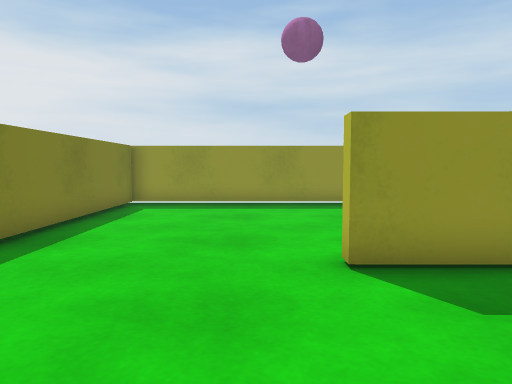
[1] (above)

16 first-person views from a walk through a Unity game level. The camera is 0.68 m above the floor, tilts 4° down and sees 70° across. The floor is counted in squares, 0.5 m on a side. Each view is taken from the middle of a square. On the plan, view 1 faces up. The plan holds only what a view shows up to about 15 squares ahead; the rest is blank.

[2]
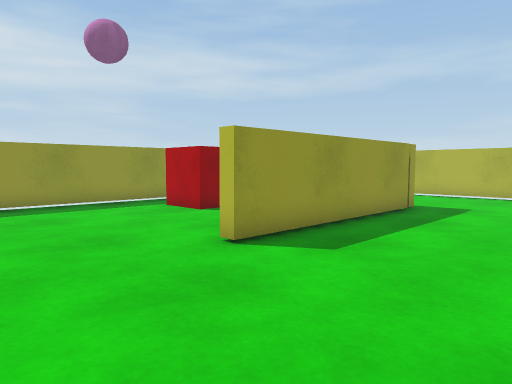

[3]
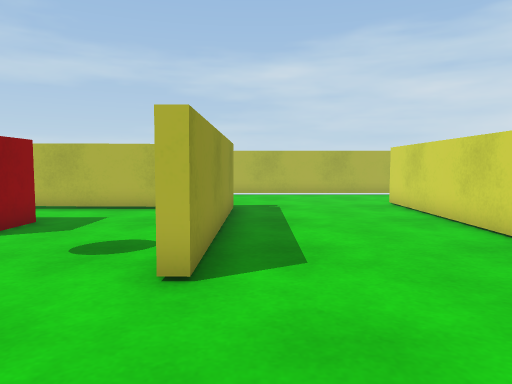

[4]
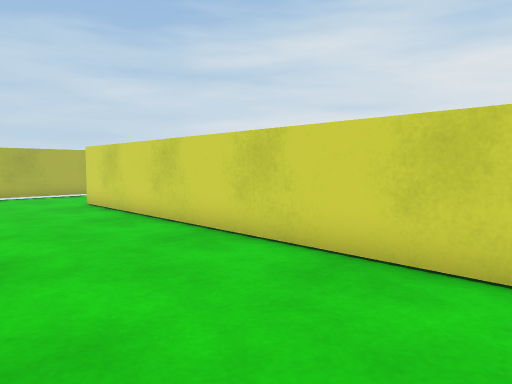

[5]
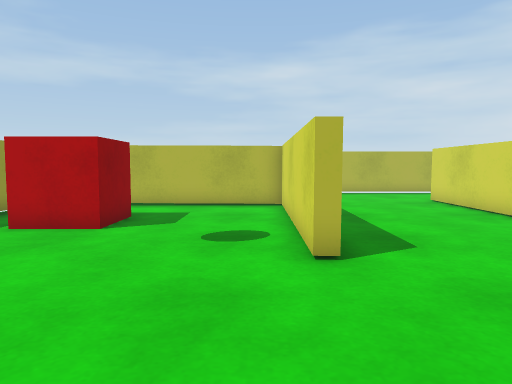

[6]
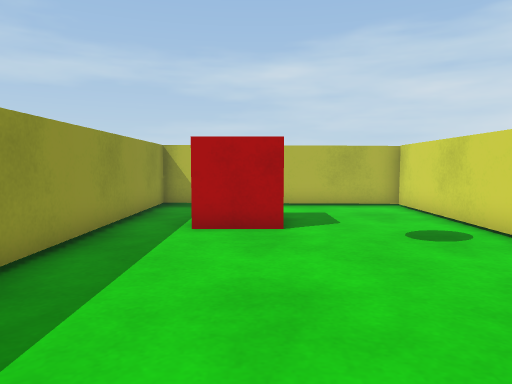

[7]
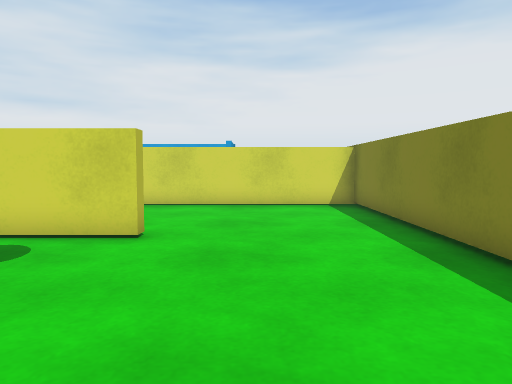

[8]
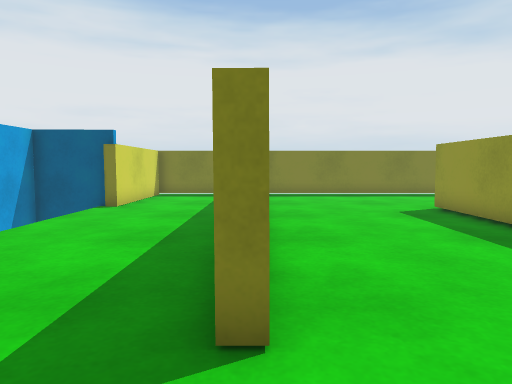

[9]
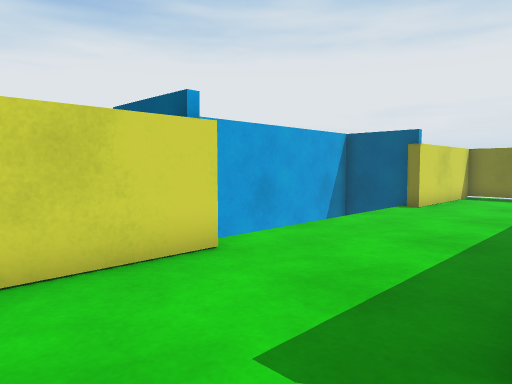

[10]
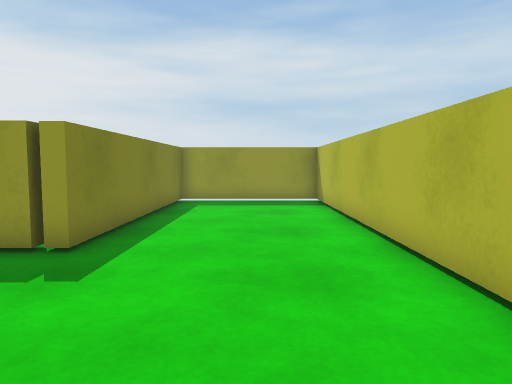

[11]
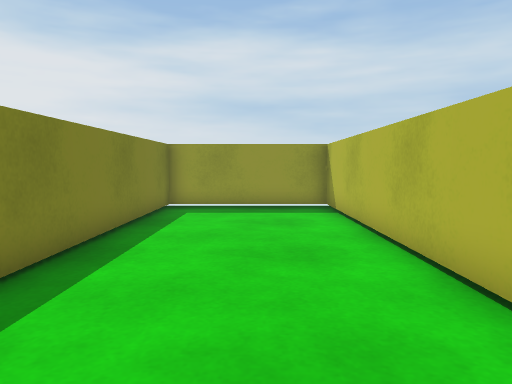

[12]
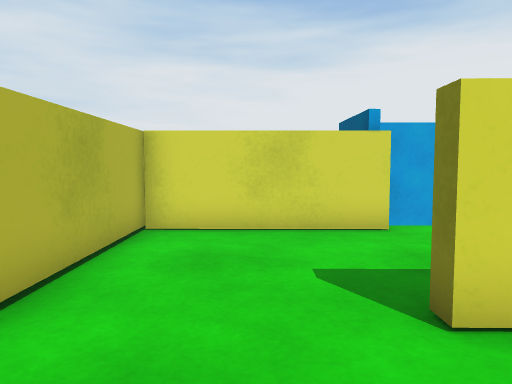

[13]
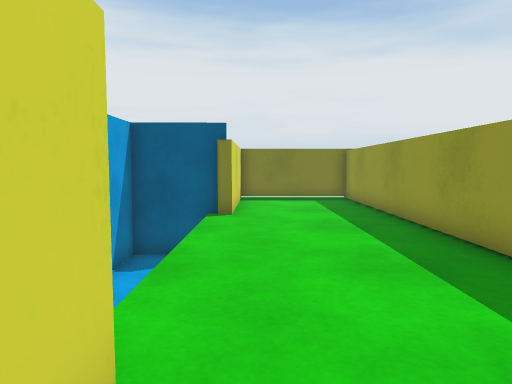

[14]
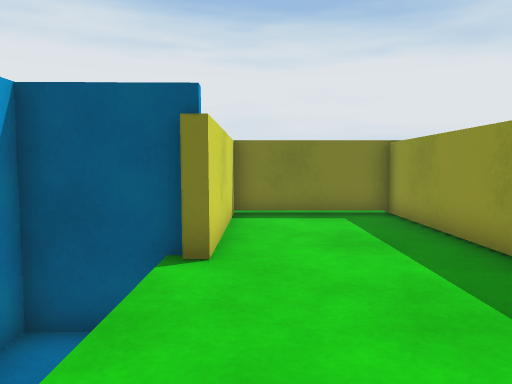

[15]
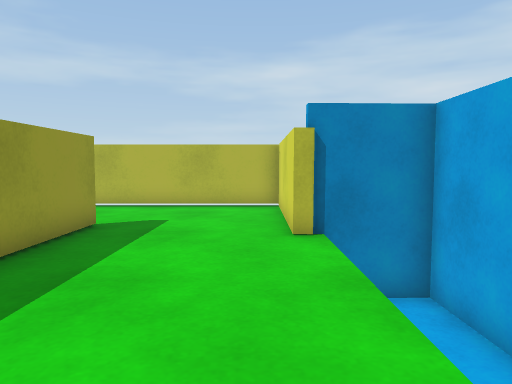

[16]
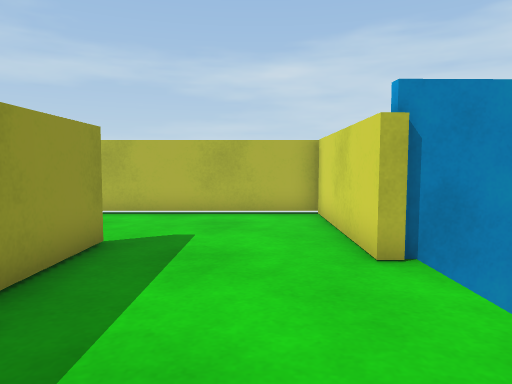

### Floor plan
Points are (right, up) in squares from view 1. A wall is a line through its corners. A room is listed if a view was taken in it or the views show most of it. See-through windows are left out.
Room 1 (views 1, 2, 3, 4, 5, 6, 7, 8, 9, 10, 11, 12, 13, 14, 15, 16)
walls: (8.5, 4.7) (1.2, 4.8) (1.2, 5.2) (8.5, 5.1); (0.5, -6.1) (0.5, -8.6) (9.4, -8.6); (9.2, -6.6) (9.2, -5.7) (14.4, -5.8) (14.4, 13.2) (9.1, 13.2) (9, 4.7) (8.6, 4.7) (8.7, 13.2) (-4.4, 13.2) (-4.4, -0.8) (10.4, -0.9) (10.4, -1.3) (-4.4, -1.2) (-4.4, -5.6) (0.8, -5.7) (0.8, -6.1)
objects: other object (4, 10) to (6, 11)

Positions as (right, up) in squares from view 1, and headings:
1: (0, 0), facing up
2: (-3, 0), facing up-right
3: (-3, 4), facing right
4: (-3, 4), facing down-right
5: (-4, 6), facing right
6: (-4, 10), facing right
7: (-1, 12), facing down
8: (13, -1), facing left
9: (13, -1), facing down-left
10: (12, -1), facing up
11: (12, 1), facing up
12: (12, 2), facing down
13: (11, -5), facing left
14: (6, -5), facing left
15: (2, -5), facing right
16: (4, -4), facing right
